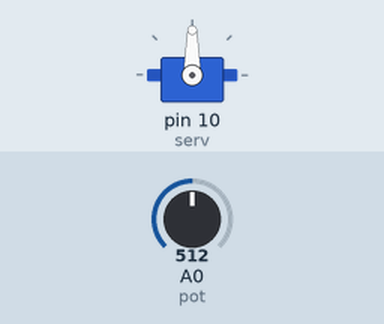
This sketch was run on a simulated Arduino Uno, built with avr-gcc and run on an emulated ATmega328P. On the bench: servo. The test bench sets the inputs (shaded band); at power-on: A0 (pot) = 512.

Above: at 1.2 s.
1.3 s: A0 (pot) set to 716
At 1.6 s:
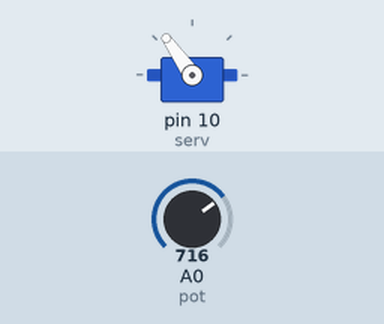
2.8 s: A0 (pot) set to 900
At 3.2 s:
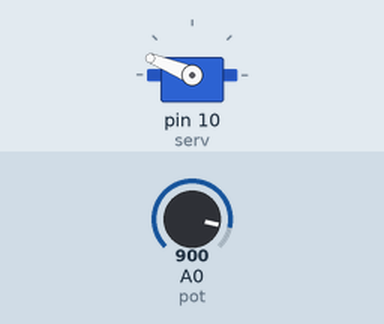
4.3 s: A0 (pot) set to 1023
At 4.7 s:
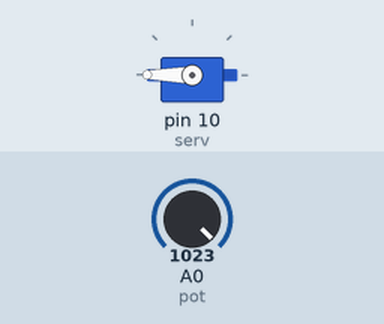
5.8 s: A0 (pot) set to 306
At 6.4 s:
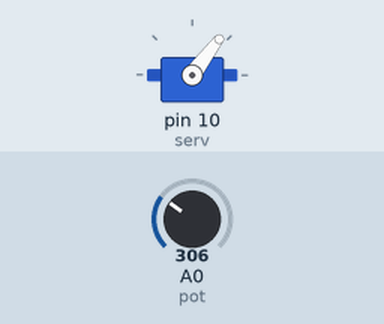
7.3 s: A0 (pot) set to 122
At 7.9 s:
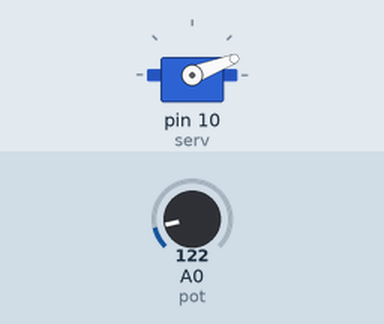
Timing chart, 0 to 9.8 s (numbered marks = the images above; inputs shaded):
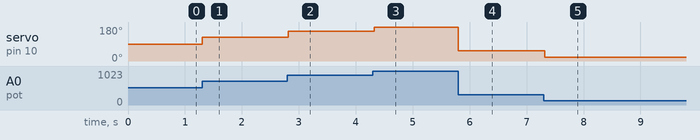

The sketch:

P017.ino
```cpp
#include <Servo.h>
Servo serv;
int pot=A0;
void setup() {
 //No comunicacion serial, no Serial.Begin
  //Hz: Cantidad de veces que hace un ciclo en un segundo
  serv.attach(10);
}


void loop() {
  int v= analogRead(pot);
  v=map(v, 0, 1023, 0, 180);
  serv.write(v);
  delay(30);

}
```

Measured:
- after the input at 1.3 s, servo on pin 10 (serv): 90° → 125° at once
- after the input at 2.8 s, servo on pin 10 (serv): 125° → 158° at once
- after the input at 4.3 s, servo on pin 10 (serv): 158° → 180° at once
- after the input at 5.8 s, servo on pin 10 (serv): 180° → 53° at once
- after the input at 7.3 s, servo on pin 10 (serv): 53° → 21° at once
